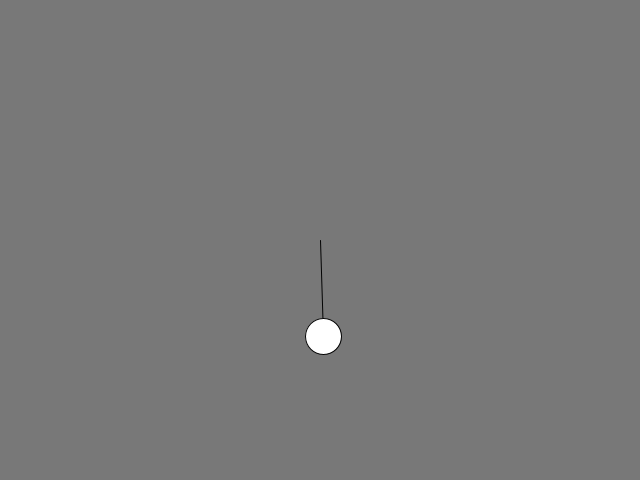
Frame 1 (no input)
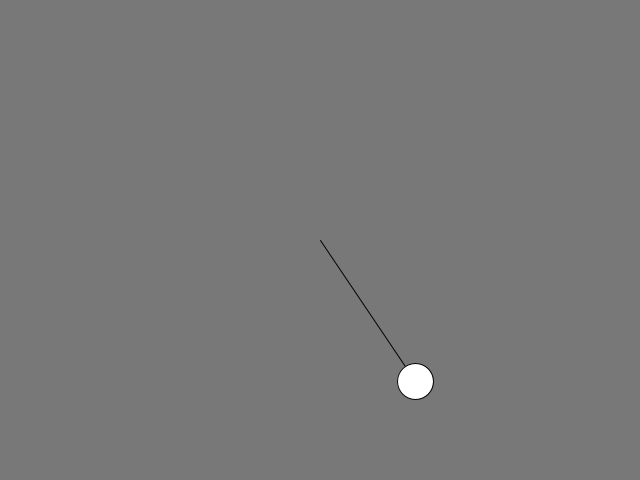
Frame 60 (the mouse pressed at the canvas centre just before this capture)
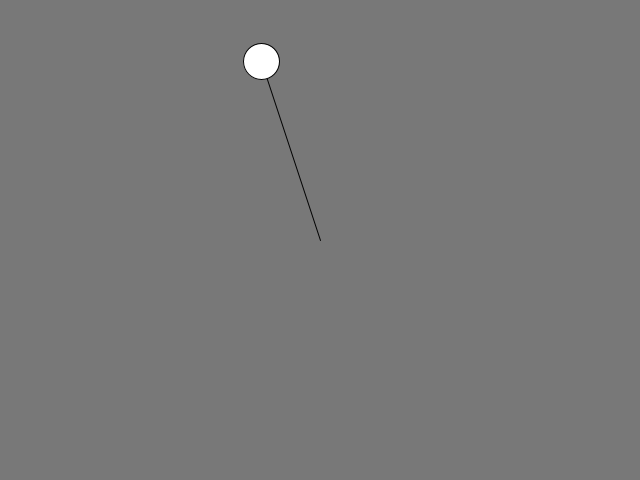
Frame 120 (the mouse held since frame 60 and released just before this capture)

The Processing sketch that drew these frames (run headless with seeded random() and noise(); from frame 60 on, the mouse is pressed at the canvas centre):

// Processing sketch: SHM
// ── SHM.pde
final PVector Amplitude=new PVector(100,200);
final float Period=200;
void setup() {
  size(640, 480);
}
void draw() {
  background(120);
  simpleHarmonicMotion(width/2, (height)/2);

}
void simpleHarmonicMotion(float x_, float y_) {
  pushMatrix();
  translate(x_, y_);
  float x=Amplitude.x*sin((frameCount/Period)*TWO_PI);
  float y=Amplitude.y*sin(((frameCount+15)/Period)*TWO_PI);
  stroke(2);
  line(0,0,x,y);
  ellipse(x, y, 36, 36);
  popMatrix();
}
